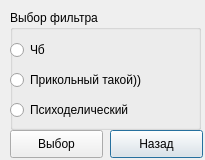
<?xml version="1.0" encoding="UTF-8"?>
<ui version="4.0">
 <class>Filter</class>
 <widget class="QDialog" name="Filter">
  <property name="geometry">
   <rect>
    <x>0</x>
    <y>0</y>
    <width>205</width>
    <height>160</height>
   </rect>
  </property>
  <property name="windowTitle">
   <string>Dialog</string>
  </property>
  <widget class="QPushButton" name="pushButton">
   <property name="geometry">
    <rect>
     <x>110</x>
     <y>130</y>
     <width>93</width>
     <height>28</height>
    </rect>
   </property>
   <property name="text">
    <string>Назад</string>
   </property>
  </widget>
  <widget class="QPushButton" name="Ok">
   <property name="geometry">
    <rect>
     <x>10</x>
     <y>130</y>
     <width>93</width>
     <height>28</height>
    </rect>
   </property>
   <property name="text">
    <string>Выбор</string>
   </property>
  </widget>
  <widget class="QGroupBox" name="groupBox">
   <property name="geometry">
    <rect>
     <x>10</x>
     <y>10</y>
     <width>191</width>
     <height>120</height>
    </rect>
   </property>
   <property name="title">
    <string>Выбор фильтра</string>
   </property>
   <widget class="QRadioButton" name="radioButton_5">
    <property name="geometry">
     <rect>
      <x>0</x>
      <y>60</y>
      <width>140</width>
      <height>20</height>
     </rect>
    </property>
    <property name="text">
     <string>Прикольный такой))</string>
    </property>
   </widget>
   <widget class="QRadioButton" name="radioButton_6">
    <property name="geometry">
     <rect>
      <x>0</x>
      <y>90</y>
      <width>140</width>
      <height>20</height>
     </rect>
    </property>
    <property name="text">
     <string>Психоделический</string>
    </property>
   </widget>
   <widget class="QRadioButton" name="radioButton_4">
    <property name="geometry">
     <rect>
      <x>0</x>
      <y>30</y>
      <width>140</width>
      <height>20</height>
     </rect>
    </property>
    <property name="text">
     <string>Чб</string>
    </property>
   </widget>
  </widget>
 </widget>
 <resources/>
 <connections/>
</ui>
